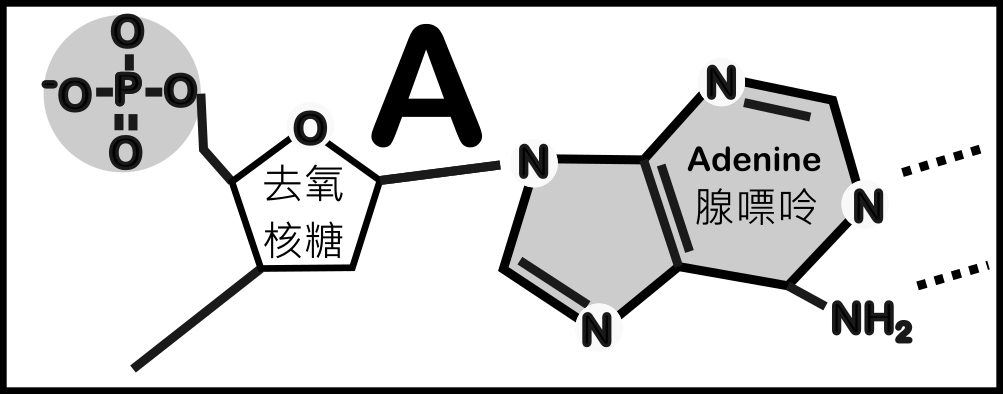
#> input picture DNA-A.png, 1003 x 394 px; its folder holds only this picture in this run
$ python generate_dna_rna.py   (older library calls are emulated)
#> lines starting #> are read from the running program, lines starting #| are printed output that depends on the picture
"""
DNA-RNA Model PDF Generator
This script loads nucleotide PNG images (DNA-A/C/G/T and RNA-A/C/G/U) and generates A4-sized PDFs.
It supports:
1. Scenario 1: Generating full sheets (10x2 grid) of A, T, C, G, or U (both DNA and RNA versions).
2. Scenario 2: Generating double-stranded pairing sheets for a given DNA/RNA sequence.
   - Left column: Coding strand sequence (5' to 3'), with small base indices printed in the left margin.
   - Right column: Complementary strand (3' to 5'), rotated 180 degrees.
   - Footer: Page numbers.
3. Scenario 3: Generating single-stranded layout.
   - Left column: Bases 1-10, with base indices printed in the left margin.
   - Right column: Bases 11-20, with base indices printed in the right margin.
   - Both columns are in normal orientation (not rotated).
   - Footer: Page numbers.
"""

import os
import sys
import argparse
from PIL import Image, ImageDraw, ImageFont

# Standard A4 size at 300 DPI for high-quality printing
DPI = 300
A4_WIDTH_MM = 210
A4_HEIGHT_MM = 297
MM_TO_INCH = 25.4

PAGE_WIDTH = int((A4_WIDTH_MM / MM_TO_INCH) * DPI)  # ~2480 px
PAGE_HEIGHT = int((A4_HEIGHT_MM / MM_TO_INCH) * DPI)  # ~3508 px

# Grid configuration
COLS = 2
ROWS = 10
CELLS_PER_PAGE = COLS * ROWS

# DNA/RNA complementary bases mapping
COMPLEMENT_MAP_DNA = {'A': 'T', 'T': 'A', 'C': 'G', 'G': 'C'}
COMPLEMENT_MAP_RNA = {'A': 'U', 'U': 'A', 'C': 'G', 'G': 'C'}

def load_nucleotide_images(base_dir="."):
    """
    Loads DNA-A/C/G/T and RNA-A/C/G/U from the specified directory.
    Returns a dictionary of loaded PIL Image objects in RGBA mode with keys:
    'DNA-A', 'DNA-C', 'DNA-G', 'DNA-T', 'RNA-A', 'RNA-C', 'RNA-G', 'RNA-U'
    """
    assets = {}

    # DNA assets
    for char in ['A', 'C', 'G', 'T']:
        filename = f"DNA-{char}.png"
        path = os.path.join(base_dir, filename)
        if os.path.exists(path):
            try:
                assets[f"DNA-{char}"] = Image.open(path).convert("RGBA")
            except Exception as e:
                print(f"Error loading {filename}: {e}")
        else:
            print(f"Warning: DNA image '{filename}' not found.")

    # RNA assets
    for char in ['A', 'C', 'G', 'U']:
        filename = f"RNA-{char}.png"
        path = os.path.join(base_dir, filename)
        if os.path.exists(path):
            try:
                assets[f"RNA-{char}"] = Image.open(path).convert("RGBA")
            except Exception as e:
                print(f"Error loading {filename}: {e}")
        else:
            print(f"Warning: RNA image '{filename}' not found.")

    # Fallback to older non-prefix filenames if new ones are completely missing
    for char in ['A', 'C', 'G', 'T', 'U']:
        old_filename = f"{char}.png"
        old_path = os.path.join(base_dir, old_filename)
        if os.path.exists(old_path) and f"DNA-{char}" not in assets and f"RNA-{char}" not in assets:
            try:
                img = Image.open(old_path).convert("RGBA")
                if char in ['A', 'C', 'G', 'T']:
                    assets[f"DNA-{char}"] = img
                if char in ['A', 'C', 'G', 'U']:
                    assets[f"RNA-{char}"] = img
                print(f"Loaded fallback for {char} using legacy {old_filename}")
            except Exception:
                pass

    if not assets:
        print("Error: No nucleotide images could be loaded. Please check your filenames.")
        sys.exit(1)

    return assets

def get_system_font(size=40):
    """
    Loads a true type font. Tries Arial and Calibri, then falls back to default.
    """
    font_paths = [
        "C:\\Windows\\Fonts\\arial.ttf",
        "C:\\Windows\\Fonts\\calibri.ttf",
        "arial.ttf"
    ]
    for path in font_paths:
        try:
            return ImageFont.truetype(path, size)
        except Exception:
            continue
    return ImageFont.load_default()

def calculate_cell_dimensions(page_width, page_height, img_width, img_height, rows=10, cols=2, margin_y=150):
    """
    Calculates the optimum dimensions of cells to fit the A4 page while preserving aspect ratio.
    Ensures that the columns meet exactly in the middle.
    """
    available_height = page_height - 2 * margin_y
    cell_height = int(available_height / rows)

    aspect_ratio = img_width / img_height
    cell_width = int(cell_height * aspect_ratio)

    # Check if 2 columns fit on the page. If not, scale down.
    total_grid_width = cols * cell_width
    if total_grid_width > page_width:
        cell_width = int(page_width / cols)
        cell_height = int(cell_width / aspect_ratio)

    grid_w = cols * cell_width
    grid_h = rows * cell_height

    # Calculate starting offsets to center the grid
    start_x = (page_width - grid_w) // 2
    start_y = (page_height - grid_h) // 2

    return cell_width, cell_height, start_x, start_y

def create_a4_page(nucleotides_left, nucleotides_right, img_assets, draw_borders=True, rotate_right=True,
                   page_num=None, total_pages=None, left_indices=None, right_indices=None, hide_borders=False):
    """
    Creates a single PIL Image representing an A4 page.
    Pastes left nucleotides in column 1 (normal) and right nucleotides in column 2.
    If rotate_right is True, right nucleotides are rotated 180 degrees.
    If page_num is provided, page number text is drawn at the bottom center.
    If left_indices or right_indices are provided, prints small index numbers next to the nucleotides.
    """
    # Create white canvas
    canvas = Image.new("RGB", (PAGE_WIDTH, PAGE_HEIGHT), "white")
    draw = ImageDraw.Draw(canvas)

    # Determine scale size from the first loaded asset
    sample_img = next(iter(img_assets.values()))
    cell_w, cell_h, start_x, start_y = calculate_cell_dimensions(
        PAGE_WIDTH, PAGE_HEIGHT, sample_img.width, sample_img.height, ROWS, COLS, margin_y=150
    )

    # Pre-resize and rotate the required assets for performance
    resized_left = {k: v.resize((cell_w, cell_h), Image.Resampling.LANCZOS) for k, v in img_assets.items()}
    if rotate_right:
        resized_right = {k: v.transpose(Image.ROTATE_180).resize((cell_w, cell_h), Image.Resampling.LANCZOS) for k, v in img_assets.items()}
    else:
        resized_right = {k: v.resize((cell_w, cell_h), Image.Resampling.LANCZOS) for k, v in img_assets.items()}

    if hide_borders:
        for k, img in resized_left.items():
            draw_noborder = ImageDraw.Draw(img)
            w, h = img.size
            border_width = 7
            is_rna = "RNA" in k or "U" in k
            color = (204, 204, 204, 255) if is_rna else (255, 255, 255, 255)

            draw_noborder.rectangle([0, 0, w - 1, border_width - 1], fill=color)
            draw_noborder.rectangle([0, h - border_width, w - 1, h - 1], fill=color)
            draw_noborder.rectangle([0, 0, border_width - 1, h - 1], fill=color)
            draw_noborder.rectangle([w - border_width, 0, w - 1, h - 1], fill=color)

        for k, img in resized_right.items():
            draw_noborder = ImageDraw.Draw(img)
            w, h = img.size
            border_width = 7
            is_rna = "RNA" in k or "U" in k
            color = (204, 204, 204, 255) if is_rna else (255, 255, 255, 255)

            draw_noborder.rectangle([0, 0, w - 1, border_width - 1], fill=color)
            draw_noborder.rectangle([0, h - border_width, w - 1, h - 1], fill=color)
            draw_noborder.rectangle([0, 0, border_width - 1, h - 1], fill=color)
            draw_noborder.rectangle([w - border_width, 0, w - 1, h - 1], fill=color)

    num_rows = max(len(nucleotides_left), len(nucleotides_right))

    # Draw borders (cutting lines) for the active rows
    if draw_borders:
        border_color = (200, 200, 200)  # Light gray
        line_width = 3

        for i in range(num_rows):
            # Left cell coordinates
            x0_l = start_x
            y0_l = start_y + i * cell_h
            x1_l = start_x + cell_w
            y1_l = y0_l + cell_h

            # Right cell coordinates
            x0_r = start_x + cell_w
            y0_r = y0_l
            x1_r = start_x + 2 * cell_w
            y1_r = y1_l

            # Draw rectangles around the cells
            draw.rectangle([x0_l, y0_l, x1_l, y1_l], outline=border_color, width=line_width)
            draw.rectangle([x0_r, y0_r, x1_r, y1_r], outline=border_color, width=line_width)

    # Paste images
    for i in range(num_rows):
        y_pos = start_y + i * cell_h

        # Left column (normal orientation)
        if i < len(nucleotides_left):
            char_l = nucleotides_left[i]
            if char_l in resized_left:
                img_l = resized_left[char_l]
                x_pos_l = start_x
                canvas.paste(img_l, (x_pos_l, y_pos), img_l)

        # Right column
        if i < len(nucleotides_right):
            char_r = nucleotides_right[i]
            if char_r in resized_right:
                img_r = resized_right[char_r]
                x_pos_r = start_x + cell_w
                canvas.paste(img_r, (x_pos_r, y_pos), img_r)

    # Draw index numbers next to nucleotides if provided
    small_font = get_system_font(size=28)

    # Left column numbering (placed inside the cell relative to the nucleotide image)
    if left_indices is not None:
        for i, idx in enumerate(left_indices):
            if i >= num_rows:
                break
            text = str(idx)
            x_pos = start_x + 110
            y_pos = start_y + i * cell_h + cell_h // 2
            draw.text((x_pos, y_pos), text, font=small_font, fill=(100, 100, 100))

    # Right column numbering (placed inside the cell relative to the nucleotide image)
    if right_indices is not None:
        for i, idx in enumerate(right_indices):
            if i >= num_rows:
                break
            text = str(idx)
            x_pos = start_x + cell_w + 110
            y_pos = start_y + i * cell_h + cell_h // 2
            draw.text((x_pos, y_pos), text, font=small_font, fill=(100, 100, 100))

    # Draw page number at the bottom center if page_num is provided
    if page_num is not None:
        font = get_system_font(size=40)
        if total_pages is not None:
            text = f"Page {page_num} / {total_pages}"
        else:
            text = f"Page {page_num}"

        try:
            bbox = draw.textbbox((0, 0), text, font=font)
            text_w = bbox[2] - bbox[0]
            text_h = bbox[3] - bbox[1]
        except Exception:
            text_w, text_h = draw.textsize(text, font=font)

        x_pos = (PAGE_WIDTH - text_w) // 2
        y_pos = PAGE_HEIGHT - 80
        draw.text((x_pos, y_pos), text, font=font, fill=(100, 100, 100))

    return canvas

def generate_scenario_1(img_assets, draw_borders=True):
    """
    Scenario 1: Generate sheets where the whole page is filled with a single nucleotide.
    Generates DNA and RNA sheets separately.
    """
    dna_nucleotides = ['A', 'T', 'C', 'G']
    rna_nucleotides = ['A', 'U', 'C', 'G']

    generated_files = []

    print("\n--- Generating Scenario 1 (Full Sheets) ---")

    # 1. DNA Sheets
    dna_pages = []
    for char in dna_nucleotides:
        key = f"DNA-{char}"
        if key not in img_assets:
            continue
        left_seq = [key] * ROWS
        right_seq = [key] * ROWS

        page_img = create_a4_page(left_seq, right_seq, img_assets, draw_borders, rotate_right=True, page_num=1, total_pages=1)
        out_filename = f"sheet_DNA-{char}.pdf"
        page_img.save(out_filename, "PDF")
        print(f"Generated: {out_filename}")
        generated_files.append(out_filename)
        dna_pages.append(page_img)

    if dna_pages:
        # Save combined DNA version
        combined_dna_filename = "sheet_DNA_all.pdf"
        # Re-save with page numbers
        pages_combined = []
        for i, char in enumerate(dna_nucleotides):
            key = f"DNA-{char}"
            left_seq = [key] * ROWS
            right_seq = [key] * ROWS
            p_img = create_a4_page(left_seq, right_seq, img_assets, draw_borders, rotate_right=True, page_num=i+1, total_pages=len(dna_nucleotides))
            pages_combined.append(p_img)
        pages_combined[0].save(combined_dna_filename, save_all=True, append_images=pages_combined[1:])
        print(f"Generated combined DNA document: {combined_dna_filename}")
        generated_files.append(combined_dna_filename)

    # 2. RNA Sheets
    rna_pages = []
    for char in rna_nucleotides:
        key = f"RNA-{char}"
        if key not in img_assets:
            continue
        left_seq = [key] * ROWS
        right_seq = [key] * ROWS

        page_img = create_a4_page(left_seq, right_seq, img_assets, draw_borders, rotate_right=True, page_num=1, total_pages=1)
        out_filename = f"sheet_RNA-{char}.pdf"
        page_img.save(out_filename, "PDF")
        print(f"Generated: {out_filename}")
        generated_files.append(out_filename)
        rna_pages.append(page_img)

    if rna_pages:
        # Save combined RNA version
        combined_rna_filename = "sheet_RNA_all.pdf"
        pages_combined = []
        for i, char in enumerate(rna_nucleotides):
            key = f"RNA-{char}"
            left_seq = [key] * ROWS
            right_seq = [key] * ROWS
            p_img = create_a4_page(left_seq, right_seq, img_assets, draw_borders, rotate_right=True, page_num=i+1, total_pages=len(rna_nucleotides))
            pages_combined.append(p_img)
        pages_combined[0].save(combined_rna_filename, save_all=True, append_images=pages_combined[1:])
        print(f"Generated combined RNA document: {combined_rna_filename}")
        generated_files.append(combined_rna_filename)

    return generated_files


# [333 lines left out: functions generate_scenario_2, generate_scenario_3, read_multiline_sequence, print_nucleotide_requirements, not called in this run]

def main():
    parser = argparse.ArgumentParser(description="DNA-RNA Nucleotide A4 PDF Generator")
    parser.add_argument("--mode", choices=["1", "2", "3", "5", "all", "combo", "interactive"], default="interactive",
                        help="Mode: 1=Scenario 1 (Full sheets), 2=Scenario 2 (Paired), 3=Scenario 3 (Single Strand), all=Generate All (Full sheets, DNA ds, DNA ss, mRNA ss), combo=Combo only, interactive=Interactive menu")
    parser.add_argument("--seq", type=str, default="", help="DNA/RNA sequence for Scenarios 2 & 3 (e.g. ATCGATCG)")
    parser.add_argument("--no-borders", action="store_true", help="Disable cell borders/cutting lines")
    parser.add_argument("--output", type=str, default="", help="Custom output filename")

    args = parser.parse_args()

    # Load assets
    img_assets = load_nucleotide_images()
#> img_assets = 1 item
    draw_borders = not args.no_borders
    mode = args.mode
    if mode == "5":
        mode = "combo"

    if mode == "interactive":
        print("=" * 55)
        print("        DNA-RNA Nucleotide PDF Layout Generator")
        print("=" * 55)
        print("1. Scenario 1: Generate full A4 sheets for each base (DNA-A/T/C/G & RNA-A/U/C/G)")
        print("2. Generate All (Full Sheets + DNA ds + DNA ss + mRNA ss)")
        print("3. Exit")

        choice = input("\nEnter your choice (1-3): ").strip()
#> the answer given: 1
        if choice == "1":
            mode = "1"
        elif choice == "2" or choice == "all":
            mode = "all"
        elif choice == "3":
            print("Exiting...")
            sys.exit(0)
        else:
            print("Invalid choice. Exiting...")
            sys.exit(0)

    # Resolve sequence if Scenario 2, Scenario 3, All, or Combo are run
    seq = ""
    if mode in ["2", "3", "all", "combo"]:
        seq = args.seq
        if not seq:
            # Determine prompt based on mode
            if mode == "all":
                prompt = "\nEnter DNA Sequence (e.g. ATCGATCG) to generate All (Full Sheets + DNA ds + DNA ss + mRNA ss):"
            elif mode == "combo":
                prompt = "\nEnter DNA Sequence (e.g. ATCGATCG) to generate DNA ds, DNA ss & mRNA ss:"
            elif mode == "2":
                prompt = "\nEnter DNA/RNA Sequence for Scenario 2 (e.g. ATCGATCG):"
            else:
                prompt = "\nEnter DNA/RNA Sequence for Scenario 3 (e.g. ATCGATCG):"

            # Choose the default file intelligently based on mode
            if mode == "3":
                if os.path.exists("insulin_mrna_sequence.txt"):
                    default_file = "insulin_mrna_sequence.txt"
                else:
                    default_file = "insulin_sequence.txt" if os.path.exists("insulin_sequence.txt") else None
            else:
                default_file = "insulin_sequence.txt" if os.path.exists("insulin_sequence.txt") else None

            seq = read_multiline_sequence(prompt, default_file)

    if mode == "1":
        generate_scenario_1(img_assets, draw_borders)
#> the loop in generate_scenario_1, `for char in dna_nucleotides:` made 4 passes
#> (bbox in create_a4_page, text_w in create_a4_page, text_h in create_a4_page, x_pos in create_a4_page) on pass 1: ((0, 9, 199, 46), 199, 37, 1140)
#> pass 1, in generate_scenario_1, `page_img = create_a4_page(left_seq, right_seq, img_assets, draw_border..`:
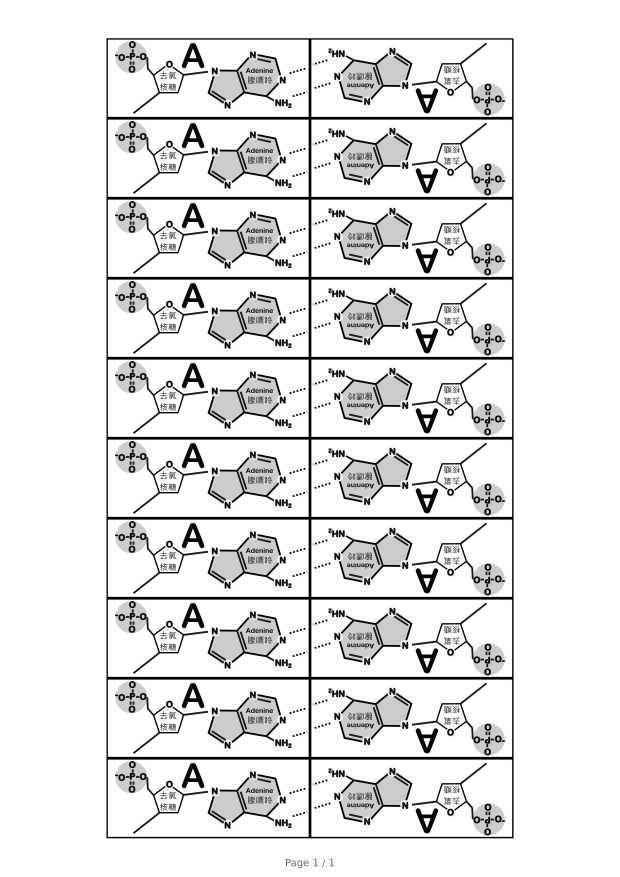
#> page_img: PIL image 2480x3507 RGB (shown at 1/4 size); min 0, max 255, mean 229.2
#> after the loop in generate_scenario_1, `for char in dna_nucleotides:`: generated_files = ['sheet_DNA-A.pdf']
#> the loop in generate_scenario_1, `for i, char in enumerate(dna_nucleotides):` made 4 passes
#> (bbox in create_a4_page, text_h in create_a4_page) on passes 1 to 4: ((0, 9, 199, 46), 37), ((0, 8, 199, 46), 38), ((0, 8, 199, 46), 38), ((0, 9, 199, 46), 37)
#> pass 2, in generate_scenario_1, `p_img = create_a4_page(left_seq, right_seq, img_assets, draw_borders, ..`:
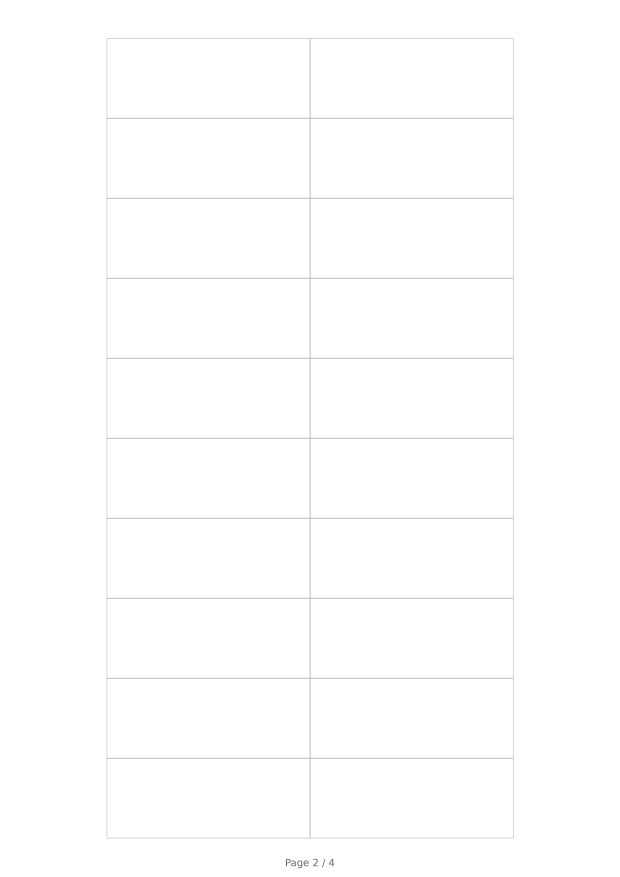
#> p_img: PIL image 2480x3507 RGB (shown at 1/4 size); min 100, max 255, mean 254.2
#> after the loop in generate_scenario_1, `for i, char in enumerate(dna_nucleotides):`: pages_combined = 4 items
#> after the loop in generate_scenario_1, `for char in rna_nucleotides:`: generated_files = ['sheet_DNA-A.pdf', 'sheet_DNA_all.pdf']; rna_pages = []

    if mode == "2":
        output_file = args.output if args.output else "dna_sequence_paired.pdf"
        generate_scenario_2(seq, img_assets, draw_borders, output_file)

    if mode == "3":
        output_file = args.output if args.output else "single_strand_sequence.pdf"
        generate_scenario_3(seq, img_assets, draw_borders, output_file)

    if mode == "combo":
        # Generate DNA ds (double-stranded pairing)
        dna_paired = args.output if args.output else "dna_sequence_paired.pdf"
        dna_paired_noborder = dna_paired[:-4] + "_noborder.pdf" if dna_paired.lower().endswith(".pdf") else dna_paired + "_noborder.pdf"
        print("\n=== Generating 1/3: DNA Double-Stranded (Paired) ===")
        generate_scenario_2(seq, img_assets, draw_borders, dna_paired)

        # Generate DNA ss (single-stranded sequential)
        dna_single = "dna_sequence_single.pdf"
        dna_single_noborder = "dna_sequence_single_noborder.pdf"
        print("\n=== Generating 2/3: DNA Single-Stranded ===")
        generate_scenario_3(seq, img_assets, draw_borders, dna_single)

        # Generate mRNA ss (single-stranded sequential, replacing T with U)
        mrna_seq = seq.upper().replace('T', 'U')
        mrna_single = "mrna_sequence_single.pdf"
        mrna_single_noborder = "mrna_sequence_single_noborder.pdf"
        print("\n=== Generating 3/3: mRNA Single-Stranded ===")
        generate_scenario_3(mrna_seq, img_assets, draw_borders, mrna_single)

        print("\n=== Combo Generation Completed! ===")
        print(f"1. DNA Paired (ds): {dna_paired} & {dna_paired_noborder}")
        print(f"2. DNA Single (ss): {dna_single} & {dna_single_noborder}")
        print(f"3. mRNA Single (ss): {mrna_single} & {mrna_single_noborder}")

    if mode == "all":
        # 1. Full Sheets
        print("\n=== Generating Part 1/4: Full Sheets (Scenario 1) ===")
        generate_scenario_1(img_assets, draw_borders)

        # 2. DNA ds (paired)
        dna_paired = args.output if args.output else "dna_sequence_paired.pdf"
        dna_paired_noborder = dna_paired[:-4] + "_noborder.pdf" if dna_paired.lower().endswith(".pdf") else dna_paired + "_noborder.pdf"
        print("\n=== Generating Part 2/4: DNA Double-Stranded (Paired) ===")
        generate_scenario_2(seq, img_assets, draw_borders, dna_paired)

        # 3. DNA ss (single-stranded sequential)
        dna_single = "dna_sequence_single.pdf"
        dna_single_noborder = "dna_sequence_single_noborder.pdf"
        print("\n=== Generating Part 3/4: DNA Single-Stranded ===")
        generate_scenario_3(seq, img_assets, draw_borders, dna_single)

        # 4. mRNA ss (single-stranded sequential, replacing T with U)
        mrna_seq = seq.upper().replace('T', 'U')
        mrna_single = "mrna_sequence_single.pdf"
        mrna_single_noborder = "mrna_sequence_single_noborder.pdf"
        print("\n=== Generating Part 4/4: mRNA Single-Stranded ===")
        generate_scenario_3(mrna_seq, img_assets, draw_borders, mrna_single)

        print("\n=== All Generations Completed! ===")
        print("1. Full Sheets Generated.")
        print(f"2. DNA Paired (ds): {dna_paired} & {dna_paired_noborder}")
        print(f"3. DNA Single (ss): {dna_single} & {dna_single_noborder}")
        print(f"4. mRNA Single (ss): {mrna_single} & {mrna_single_noborder}")

if __name__ == "__main__":
    main()
